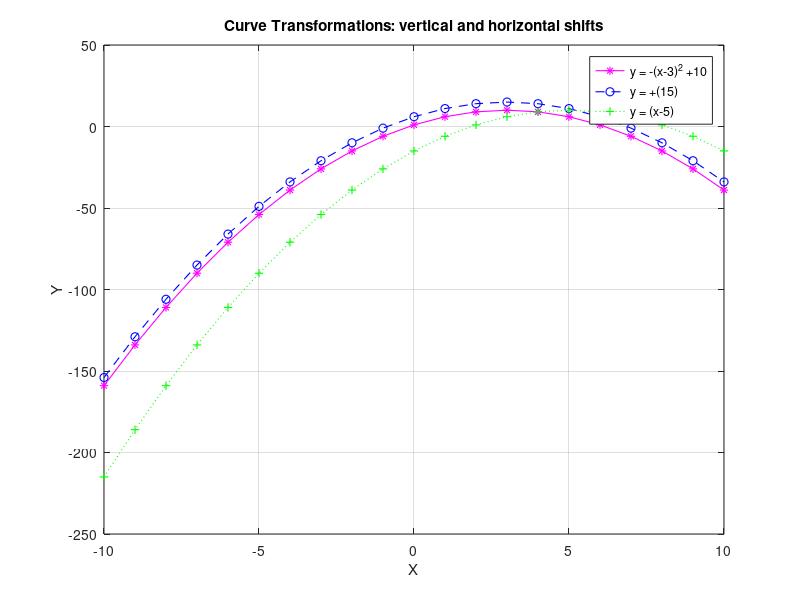
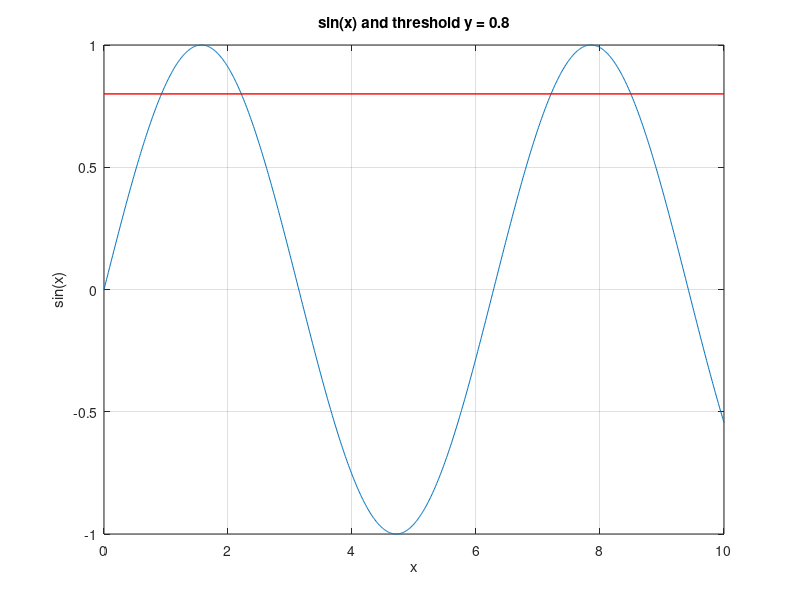

Source code (MATLAB) for these figures, in order: (Note: this script raises an error after producing the figures.)
%% Clear Environment
% Reset the command window and workspace, close figures.
clc                     % clear command window
clearvars               % remove variables from workspace
close all               % close all figure windows
disp('Environment cleared and ready for new calculations.'); % status

%% Simple Scalar Calculations
% Basic arithmetic with scalars
y = 5;                  % scalar y
x = 10;                 % scalar x

total = x + y;          % sum
mul = x * y;            % multiplication
divv = y / x;           % division (rename from 'div' to avoid function name)

fprintf('Sum: %d\n', total);                     % show sum
fprintf('Multiplication: %d\n', mul);            % show product
fprintf('Division: %f\n', divv);                 % show quotient

%% Vectors, Matrices and Linear Algebra
% Create common vector and matrix types for examples

x_row = 1:10;           % row vector: [1 2 ... 10]
x_col = x_row.';        % column vector: transpose of x_row

x_lin = linspace(1,10,100);  % 100 evenly spaced points from 1 to 10

y_vec = [12 50 -8 -100 -200];% example row vector with mixed signs

A = [1,2; 3,4; 5,6; 7,8];    % 4x2 matrix
A_plus2 = A + 2;             % add scalar 2 to every element
A_times2 = A * 2;            % scale matrix by 2

At = A.';                    % transpose of A (2x4)
AAt = A * At;                % A * A' -> 4x4 symmetric matrix

w = linspace(0,100,10);      % 10 points between 0 and 100
w_square = w .^ 2;           % element-wise square

x2 = 22:100;                 % another 1D integer vector
Matrices = [1,2,3; 4,5,6];   % 2x3 example matrix

Aones = ones(3,1);           % 3x1 column of ones
B10 = zeros(10,1);           % 10x1 column of zeros
C = zeros(2,8);              % 2x8 zero matrix
D = eye(3);                  % 3x3 identity matrix

x = 1:2:10;                  % vector from 1 to 10 with step 2 -> [1 3 5 7 9]

%% Indexing Examples
% Demonstrate how to extract and modify elements and subarrays

A = [5,3,4.2; 8,9,0];        % 2x3 matrix example
val_22 = A(2,2);             % element at row 2, column 2 -> 9
sum_2row = A(2,2) + A(2,1);  % add elements in row 2: 9 + 8

A = [1 2 3 4 5 6 7 8];       % 1x8 row vector
first = A(1);                % first element -> 1
second = A(2);               % second element -> 2
last = A(end);               % last element -> 8

A = [1 2 3; 4 5 6];          % 2x3 matrix
A(1,1) = 100;                % modify element (row1,col1) -> now 100
second_row = A(2,:);         % all columns of row 2 -> [4 5 6]
subset_2 = A(2,1:3);         % columns 1 to 3 of row 2 -> same as above
subset_2_to_end = A(2,1:end);% same as previous (useful with unknown size)

%% QUESTION 1: Function Analysis (0 < x < 5)
% Analyze y = -(x - 3).^2 + 10 on the interval (0,5)

X = linspace(0,5,100);           % dense sampling of x in [0,5]
Y = -(X - 3).^2 + 10;            % element-wise square with vector X

[Max_value, I] = max(Y);         % Max value and index in Y
X_max_value = X(I);              % x at which max occurs

Min_value = min(Y);              % minimum y on sampled grid
Imin = find(Y == Min_value, 1);  % index of first minimum
X_min_value = X(Imin);           % x at which min occurs

% Anonymous function for exact evaluation at any x
Yfun = @(x) -(x - 3).^2 + 10;    % use dot when x may be vectorized

% Evaluate function at an arbitrary x
y_at_20_2 = Yfun(20.2);          % demonstrates function outside sampled range

fprintf('Max Y = %.4f at X = %.4f\n', Max_value, X_max_value);
fprintf('Min Y = %.4f at X = %.4f\n', Min_value, X_min_value);
fprintf('Y(20.2) = %.4f\n', y_at_20_2);

%% SECTION 2: Curve Transformations and Plotting (-10 to 10)
% Compare vertical and horizontal shifts of the parabola

x = -10:10;                      % integer x from -10 to 10
y1 = -(x - 3).^2 + 10;           % original curve
y2 = -(x - 3).^2 + 15;           % vertical shift up by +5
y3 = -(x - 5).^2 + 10;           % horizontal shift right by +2

figure;                          % new figure window
plot(x, y1, 'm-*', 'LineWidth', 0.8); hold on
plot(x, y2, 'b--o', 'LineWidth', 0.8);
plot(x, y3, 'g:+', 'LineWidth', 0.8);
xlabel('X'); ylabel('Y');
title('Curve Transformations: vertical and horizontal shifts');
legend('y = -(x-3)^2 +10','y = +(15)','y = (x-5)','Location','best');
grid on;
hold off;

%% SECTION 3: Logic with sin(x)
% Find what percent of sin(x) values exceed 0.8 on x in [0,10]

x = linspace(0,10,1000);         % high-resolution x
y = sin(x);                      % sine values
y_check = 0.8;                   % threshold

figure;
plot(x,y,'-'); hold on
plot([0,10],[y_check,y_check],'r-','LineWidth',1); % horizontal threshold line
xlabel('x'); ylabel('sin(x)');
title('sin(x) and threshold y = 0.8');
grid on;
hold off;

y_greater = y > y_check;                         % logical array
final_percent = 100 * sum(y_greater) / length(y); % percent of points > 0.8

fprintf('Percent of y > %.2f is %.3f%%\n', y_check, final_percent);

% Use size instead of non-existent height/width functions
[rows, cols] = size(y);
fprintf('y vector dimensions: %d x %d\n', rows, cols);

%% SECTION 4: Random Numbers and Logic
% A) Generate 10 random integers from 1 to 5, count number of 3s.
% B) Display 'wow!' if at least 30% (i.e., 3 out of 10) are 3s.

A = randi(5,1,10);            % 1x10 vector of integers 1..5
fprintf('A = [%s]\n', sprintf('%d ', A));  % print the vector

count_threes = sum(A == 3);   % count how many elements equal 3
if count_threes >= 3          % check for at least 3 occurrences
    disp('wow!')              % display message
end

%% IF-ELSE Logic (User Input)
% Prompt user for a temperature and respond with a message

temp = input('Enter a temperature (numeric):\n');

if temp > 30
    disp('It''s a hot day.');        % note doubled single quote for apostrophe
elseif temp < 15
    disp('It''s a cold day.');
else
    disp('It''s a pleasant day.');
end

%% For Loop Example
% Demonstrates a fixed-count loop with formatted output
for k = 1:5
    fprintf('This is the repetition number: %d\n', k);
end

%% While Loop Example
% Countdown style loop using a condition
energy = 10;                   % initial battery percent
while energy > 0
    fprintf('Still Working....Battery Percent is %d\n', energy);
    energy = energy - 1;       % decrement battery each loop
end
disp('Out of energy');

%% Custom Local Function
% Local functions must appear at the end of a script file (supported in modern MATLAB)
my_answer = calc_power(4,5);   % call helper function
fprintf('4^5 = %d\n', my_answer);

function result = calc_power(base, power)
    % calc_power  Compute base^power with a warning for zero exponent
    %
    % Inputs:
    %   base  - numeric scalar base
    %   power - nonnegative integer exponent
    %
    % Output:
    %   result - base raised to power
    %
    if power == 0
        warning('Any number to the power 0 is 1.'); % small helpful message
    end
    result = base ^ power;
end


%% Practice Questions

% Energy Harvesting Simulation

% Imagine a sensor that generates power based on a sine wave
% (similar to a light sensor over a full day).
%
% The goal is to simulate the total energy collected over 24 hours.
%
% PARAMETERS:
% Time (t): 24 hours total
% Sampling interval: every 15 minutes (0.25 hours)
%
% Power Formula:
% P(t) = sin((pi * t) / 12) + 1
%
% SAFETY RULE:
% If the power P exceeds 1.8, the sensor enters "Overdrive" mode
% and only 80% of that power is stored.
%
% OBJECTIVE:
% Calculate the total energy collected by summing all power values
% over the 24-hour period (after applying the safety rule).

clc, clearvars, clear all
% Parameter
t =0:0.25:24;

% Power Formula 
P_raw = sin((pi * t)/ 12) + 1;

% Calling saftey function 
total_safe_power = apply_safety(P_raw);

% objective 
total_energy = sum(total_safe_power) * 0.25 %
fprintf("Total Energy collected: %d", total_energy)

% Plotting 
plot(t,P_raw, 'r--','LineWidth',2.5);
hold on;
plot(t,total_safe_power, 'b','LineWidth',3)
xlabel("Time")
ylabel("Power (w)")
title('Energy Harvesting with Safety Rule');
legend('Raw Power', 'Safe Power')
grid on;



% Function: Apply Safety Rule
function safe_power = apply_safety(raw_power)
    safe_power = raw_power; % % Make a copy of the input
    
% Apply the safety rule: if power > 1.8, store only 80% of it
    for i = 1:length(safe_power)
        if safe_power(i) > 1.8
            safe_power(i)  = safe_power(i) * 0.8;
        end
    end
end





